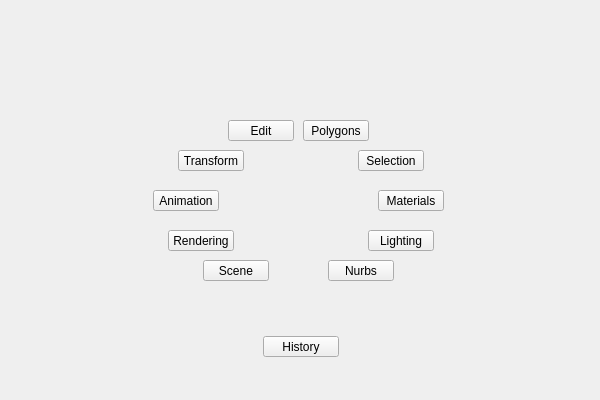
<?xml version="1.0" encoding="UTF-8"?>
<ui version="4.0">
 <class>QtUi</class>
 <widget class="QMainWindow" name="QtUi">
  <property name="enabled">
   <bool>true</bool>
  </property>
  <property name="geometry">
   <rect>
    <x>0</x>
    <y>0</y>
    <width>600</width>
    <height>400</height>
   </rect>
  </property>
  <property name="sizePolicy">
   <sizepolicy hsizetype="Ignored" vsizetype="Ignored">
    <horstretch>0</horstretch>
    <verstretch>0</verstretch>
   </sizepolicy>
  </property>
  <property name="minimumSize">
   <size>
    <width>600</width>
    <height>400</height>
   </size>
  </property>
  <property name="maximumSize">
   <size>
    <width>16777215</width>
    <height>16777215</height>
   </size>
  </property>
  <property name="cursor">
   <cursorShape>ArrowCursor</cursorShape>
  </property>
  <property name="windowTitle">
   <string>Toolkit</string>
  </property>
  <property name="whatsThis">
   <string>main</string>
  </property>
  <property name="toolButtonStyle">
   <enum>Qt::ToolButtonIconOnly</enum>
  </property>
  <property name="tabShape">
   <enum>QTabWidget::Triangular</enum>
  </property>
  <property name="dockNestingEnabled">
   <bool>true</bool>
  </property>
  <property name="dockOptions">
   <set>QMainWindow::AllowNestedDocks|QMainWindow::AllowTabbedDocks|QMainWindow::AnimatedDocks|QMainWindow::ForceTabbedDocks</set>
  </property>
  <widget class="QWidget" name="main_widget_transparent">
   <property name="sizePolicy">
    <sizepolicy hsizetype="Ignored" vsizetype="Ignored">
     <horstretch>0</horstretch>
     <verstretch>0</verstretch>
    </sizepolicy>
   </property>
   <layout class="QGridLayout" name="gridLayout">
    <item row="0" column="0">
     <widget class="QWidget" name="staticWindow" native="true">
      <layout class="QGridLayout" name="gridLayout_2">
       <item row="2" column="1">
        <widget class="QWidget" name="main" native="true">
         <property name="minimumSize">
          <size>
           <width>325</width>
           <height>200</height>
          </size>
         </property>
         <property name="maximumSize">
          <size>
           <width>300</width>
           <height>200</height>
          </size>
         </property>
         <widget class="QPushButton" name="i010">
          <property name="geometry">
           <rect>
            <x>165</x>
            <y>20</y>
            <width>66</width>
            <height>21</height>
           </rect>
          </property>
          <property name="minimumSize">
           <size>
            <width>0</width>
            <height>21</height>
           </size>
          </property>
          <property name="maximumSize">
           <size>
            <width>16777215</width>
            <height>21</height>
           </size>
          </property>
          <property name="whatsThis">
           <string>polygons</string>
          </property>
          <property name="text">
           <string>Polygons</string>
          </property>
         </widget>
         <widget class="QPushButton" name="i012">
          <property name="geometry">
           <rect>
            <x>240</x>
            <y>90</y>
            <width>66</width>
            <height>21</height>
           </rect>
          </property>
          <property name="minimumSize">
           <size>
            <width>0</width>
            <height>21</height>
           </size>
          </property>
          <property name="maximumSize">
           <size>
            <width>16777215</width>
            <height>21</height>
           </size>
          </property>
          <property name="whatsThis">
           <string>materials</string>
          </property>
          <property name="text">
           <string>Materials</string>
          </property>
         </widget>
         <widget class="QPushButton" name="i013">
          <property name="geometry">
           <rect>
            <x>15</x>
            <y>90</y>
            <width>66</width>
            <height>21</height>
           </rect>
          </property>
          <property name="minimumSize">
           <size>
            <width>0</width>
            <height>21</height>
           </size>
          </property>
          <property name="maximumSize">
           <size>
            <width>16777215</width>
            <height>21</height>
           </size>
          </property>
          <property name="whatsThis">
           <string>animation</string>
          </property>
          <property name="text">
           <string>Animation</string>
          </property>
         </widget>
         <widget class="QPushButton" name="i009">
          <property name="geometry">
           <rect>
            <x>220</x>
            <y>50</y>
            <width>66</width>
            <height>21</height>
           </rect>
          </property>
          <property name="minimumSize">
           <size>
            <width>0</width>
            <height>21</height>
           </size>
          </property>
          <property name="maximumSize">
           <size>
            <width>16777215</width>
            <height>21</height>
           </size>
          </property>
          <property name="whatsThis">
           <string>selection</string>
          </property>
          <property name="text">
           <string>Selection</string>
          </property>
         </widget>
         <widget class="QPushButton" name="i008">
          <property name="geometry">
           <rect>
            <x>40</x>
            <y>50</y>
            <width>66</width>
            <height>21</height>
           </rect>
          </property>
          <property name="minimumSize">
           <size>
            <width>0</width>
            <height>21</height>
           </size>
          </property>
          <property name="maximumSize">
           <size>
            <width>16777215</width>
            <height>21</height>
           </size>
          </property>
          <property name="whatsThis">
           <string>transform</string>
          </property>
          <property name="text">
           <string>Transform</string>
          </property>
         </widget>
         <widget class="QPushButton" name="i007">
          <property name="geometry">
           <rect>
            <x>90</x>
            <y>20</y>
            <width>66</width>
            <height>21</height>
           </rect>
          </property>
          <property name="minimumSize">
           <size>
            <width>0</width>
            <height>21</height>
           </size>
          </property>
          <property name="maximumSize">
           <size>
            <width>16777215</width>
            <height>21</height>
           </size>
          </property>
          <property name="whatsThis">
           <string>edit</string>
          </property>
          <property name="text">
           <string>Edit</string>
          </property>
         </widget>
         <widget class="QPushButton" name="i011">
          <property name="geometry">
           <rect>
            <x>190</x>
            <y>160</y>
            <width>66</width>
            <height>21</height>
           </rect>
          </property>
          <property name="minimumSize">
           <size>
            <width>0</width>
            <height>21</height>
           </size>
          </property>
          <property name="maximumSize">
           <size>
            <width>16777215</width>
            <height>21</height>
           </size>
          </property>
          <property name="whatsThis">
           <string>nurbs</string>
          </property>
          <property name="text">
           <string>Nurbs</string>
          </property>
         </widget>
         <widget class="QPushButton" name="i014">
          <property name="geometry">
           <rect>
            <x>230</x>
            <y>130</y>
            <width>66</width>
            <height>21</height>
           </rect>
          </property>
          <property name="minimumSize">
           <size>
            <width>0</width>
            <height>21</height>
           </size>
          </property>
          <property name="maximumSize">
           <size>
            <width>16777215</width>
            <height>21</height>
           </size>
          </property>
          <property name="whatsThis">
           <string>lighting</string>
          </property>
          <property name="text">
           <string>Lighting</string>
          </property>
         </widget>
         <widget class="QPushButton" name="i015">
          <property name="geometry">
           <rect>
            <x>30</x>
            <y>130</y>
            <width>66</width>
            <height>21</height>
           </rect>
          </property>
          <property name="minimumSize">
           <size>
            <width>0</width>
            <height>21</height>
           </size>
          </property>
          <property name="maximumSize">
           <size>
            <width>16777215</width>
            <height>21</height>
           </size>
          </property>
          <property name="whatsThis">
           <string>rendering</string>
          </property>
          <property name="text">
           <string>Rendering</string>
          </property>
         </widget>
         <widget class="QPushButton" name="i003">
          <property name="geometry">
           <rect>
            <x>65</x>
            <y>160</y>
            <width>66</width>
            <height>21</height>
           </rect>
          </property>
          <property name="minimumSize">
           <size>
            <width>0</width>
            <height>21</height>
           </size>
          </property>
          <property name="maximumSize">
           <size>
            <width>16777215</width>
            <height>21</height>
           </size>
          </property>
          <property name="whatsThis">
           <string>scene</string>
          </property>
          <property name="text">
           <string>Scene</string>
          </property>
         </widget>
        </widget>
       </item>
       <item row="0" column="1" rowspan="2">
        <widget class="QWidget" name="hidden_area0" native="true"/>
       </item>
       <item row="3" column="1" rowspan="2">
        <widget class="QWidget" name="hidden_area2" native="true">
         <widget class="QPushButton" name="i000">
          <property name="geometry">
           <rect>
            <x>125</x>
            <y>30</y>
            <width>76</width>
            <height>21</height>
           </rect>
          </property>
          <property name="minimumSize">
           <size>
            <width>0</width>
            <height>21</height>
           </size>
          </property>
          <property name="maximumSize">
           <size>
            <width>16777215</width>
            <height>21</height>
           </size>
          </property>
          <property name="whatsThis">
           <string>main_lower</string>
          </property>
          <property name="text">
           <string>History</string>
          </property>
         </widget>
        </widget>
       </item>
       <item row="0" column="2" rowspan="5">
        <widget class="QWidget" name="hidden_area1" native="true"/>
       </item>
       <item row="0" column="0" rowspan="5">
        <widget class="QWidget" name="hidden_area3" native="true"/>
       </item>
      </layout>
      <zorder>hidden_area0</zorder>
      <zorder>hidden_area1</zorder>
      <zorder>hidden_area3</zorder>
      <zorder>hidden_area2</zorder>
      <zorder>main</zorder>
     </widget>
    </item>
   </layout>
  </widget>
 </widget>
 <resources/>
 <connections/>
 <designerdata>
  <property name="gridDeltaX">
   <number>5</number>
  </property>
  <property name="gridDeltaY">
   <number>10</number>
  </property>
  <property name="gridSnapX">
   <bool>true</bool>
  </property>
  <property name="gridSnapY">
   <bool>true</bool>
  </property>
  <property name="gridVisible">
   <bool>true</bool>
  </property>
 </designerdata>
</ui>
